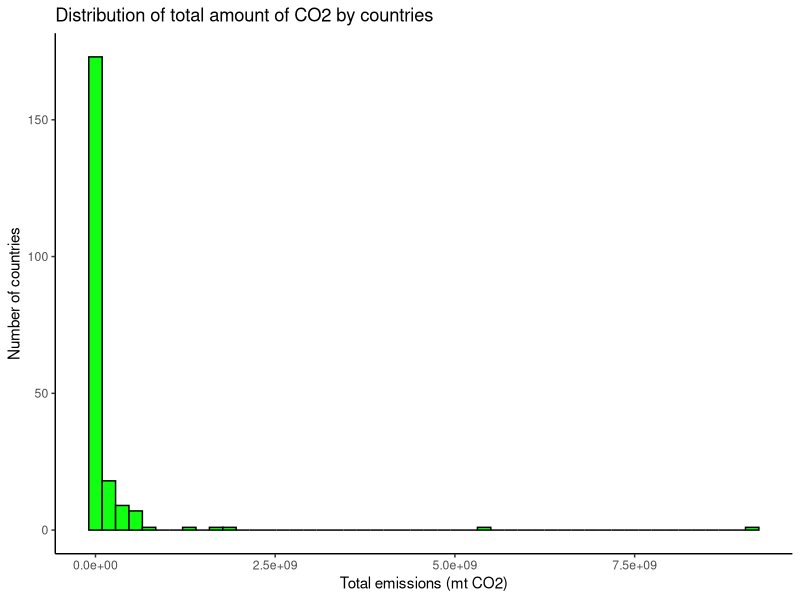

This figure's R source:
library(readr)
library(tidyverse)
library(viridis)

# read_csv from readr package
emissions_data <- read_csv("resources/files/country_data2.csv")
milk_data <- read_csv("resources/files/CADairyProduction.csv")
mt_cars <- mtcars # internal dataset

ggplot(data = emissions_data) + # creating ggplot
  geom_histogram( aes(x = mtCO2),
                  bins = 50, # bins
                  fill = "#11FF11", # color of  a filling of a bar
                  col = "#000000" # color of the border of a bar
  ) + # add geometries
  ggtitle("Distribution of total amount of CO2 by countries") +
  xlab("Total emissions (mt CO2)") +
  ylab("Number of countries") +
  theme_classic()